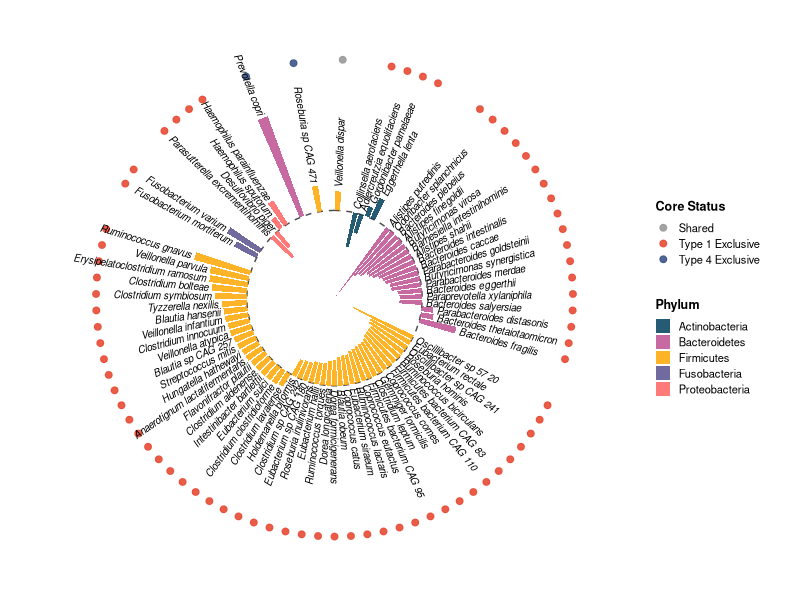
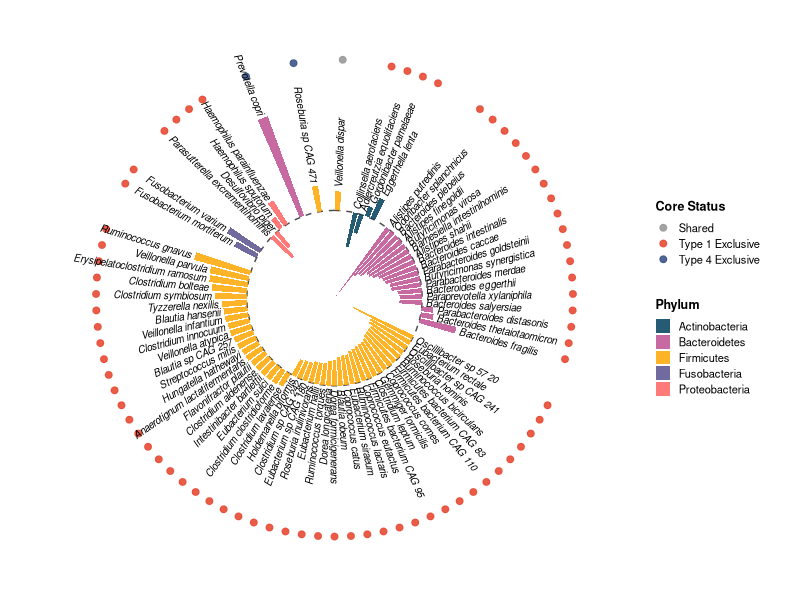

R code for these plots, in order:
library(ggplot2)
library(dplyr)
library(stringr)
library(tidyr)
library(here)

# 1. Load data
df1 <- read.csv(here("results", "tables", "section_3_4", "taxa_E1_core.csv"))
df4 <- read.csv(here("results", "tables", "section_3_4", "taxa_E4_core.csv"))

# 2. Extract taxonomy and calculate mean log2FC
process_df <- function(df, lfc_cols, type_name) {
  df %>%
    mutate(
      Phylum = str_extract(feature, "p__[^;]+") %>% str_replace("p__", ""),
      Family = str_extract(feature, "f__[^;]+") %>% str_replace("f__", ""),
      Species = str_extract(feature, "s__[^;]+") %>% str_replace("s__", "")
    ) %>%
    mutate(mean_lfc = rowMeans(select(., all_of(lfc_cols)))) %>%
    select(feature, Phylum, Family, Species, mean_lfc) %>%
    mutate(CoreType = type_name)
}

t1 <- process_df(df1, c("log2FoldChange_E1vE2", "log2FoldChange_E1vE3"), "Type 1")
t4 <- process_df(df4, c("log2FoldChange_E4vE2", "log2FoldChange_E4vE3"), "Type 4")

# Identify shared
shared_features <- intersect(t1$feature, t4$feature)

# Combine and assign membership stringently
# For the plot, we need a single bar value for each taxon.
# If it's shared, we can use the average or specifically Type 1's just for layout, 
# but since they are convergent (both upregulated), we'll just plot T1's and mark it Shared.
df_combined <- bind_rows(t1, t4) %>%
  mutate(Membership = case_when(
    feature %in% shared_features ~ "Shared",
    CoreType == "Type 1" ~ "Type 1 Exclusive",
    CoreType == "Type 4" ~ "Type 4 Exclusive"
  )) %>%
  # Remove the duplicate shared feature (keep T1's lfc for plotting)
  distinct(feature, .keep_all = TRUE)

# Clean up Species names
df_combined$Species <- str_replace_all(df_combined$Species, "_", " ")

# Group logically: First by Membership, then Phylum
df_combined <- df_combined %>%
  arrange(Membership, Phylum, mean_lfc)

# 3. Add Empty Bars for separation
# Calculate how many gaps we need. We'll gap by Phylum AND Membership to keep it clean.
df_combined$Group <- paste(df_combined$Membership, df_combined$Phylum, sep="_")

empty_bar <- 2
unique_groups <- unique(df_combined$Group)
to_add <- data.frame(matrix(NA, empty_bar * length(unique_groups), ncol(df_combined)))
colnames(to_add) <- colnames(df_combined)
to_add$Group <- rep(unique_groups, each = empty_bar)

df_plot <- rbind(df_combined, to_add) %>%
  arrange(Group, is.na(mean_lfc), mean_lfc) %>%
  mutate(id = row_number())

# 4. Prepare label angles and positions
label_data <- df_plot %>% filter(!is.na(mean_lfc))
number_of_bar <- nrow(df_plot)
angle <- 90 - 360 * (label_data$id - 0.5) / number_of_bar
label_data$hjust <- ifelse(angle < -90, 1, 0)
label_data$angle <- ifelse(angle < -90, angle + 180, angle)

ylim_min <- min(df_plot$mean_lfc, na.rm=TRUE) - 10
ylim_max <- max(df_plot$mean_lfc, na.rm=TRUE) + 8
label_data$y_pos <- pmax(label_data$mean_lfc, 0) + 0.5 

# Add outer marker positions
label_data$marker_y <- ylim_max - 2

# Colors
custom_colors <- c("#003f5c", "#bc5090", "#ffa600", "#58508d", "#ff6361", "#2f4b7c", "#a05195", "#d45087")
# Membership colors aligned with the global enterotype palette
# (Type 1 = red, Type 4 = blue; see scripts/utils/palettes.R). Shared = neutral grey.
membership_colors <- c("Type 1 Exclusive" = "#E64B35", "Type 4 Exclusive" = "#3C5488", "Shared" = "#999999")

# 5. Plotting
p <- ggplot(df_plot, aes(x = as.factor(id), y = mean_lfc)) +
  geom_hline(yintercept = 0, color = "gray30", linewidth=0.5, linetype="dashed") +
  # The actual bars colored by Phylum
  geom_bar(aes(fill = Phylum), stat = "identity", alpha = 0.85, width=0.8) +
  scale_fill_manual(values = custom_colors, name="Phylum", na.translate = FALSE) +
  # Add colored points for Membership on the outer ring
  geom_point(data=label_data, aes(x=id, y=marker_y, color=Membership), size=2, alpha=0.9) +
  scale_color_manual(values = membership_colors, name="Core Status") +
  theme_minimal() +
  theme(
    legend.position = "right",
    legend.key.size = unit(0.4, "cm"),
    legend.text = element_text(size=8),
    legend.title = element_text(size=9, face="bold"),
    axis.text = element_blank(),
    axis.title = element_blank(),
    panel.grid = element_blank(),
    plot.margin = unit(c(0,0,0,0), "cm")
  ) +
  coord_polar(start = 0) +
  geom_text(data=label_data, 
            aes(x=id, y=y_pos, label=Species, hjust=hjust), 
            color="black", fontface="italic", size=2.5, 
            angle=label_data$angle, inherit.aes=FALSE)
  
# Output goes to supplementary/figures/ as FigureS2A (consumed by assemble_figureS2.R)
ggsave(here("supplementary", "figures", "FigureS2A_Radial_Taxa.pdf"), p, width=12, height=10)
ggsave(here("supplementary", "figures", "FigureS2A_Radial_Taxa.png"), p, width=12, height=10, dpi=300)

cat("Successfully generated Panel B: Radial Bar Chart for Taxa with Membership.\n")
